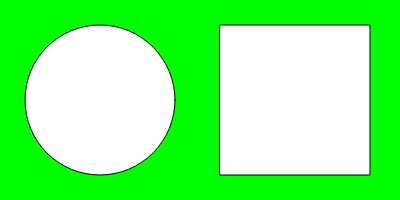
Frame 1 (no input)
Frame 60 (no input): identical to frame 1, image omitted
Frame 120 (the mouse pressed at the canvas centre since frame 60): identical to frame 1, image omitted

The p5.js sketch that drew this single still picture (run headless with seeded random() and noise() and a simulated clock; from frame 60 on, the mouse is pressed at the canvas centre):

// p5.js sketch
// ── sketch.js
function setup() {
  createCanvas(400, 200);
  background('lime');

  fill('white');
  circle(100,100,150);

  square(220,25,150);
}

function draw() {
}
